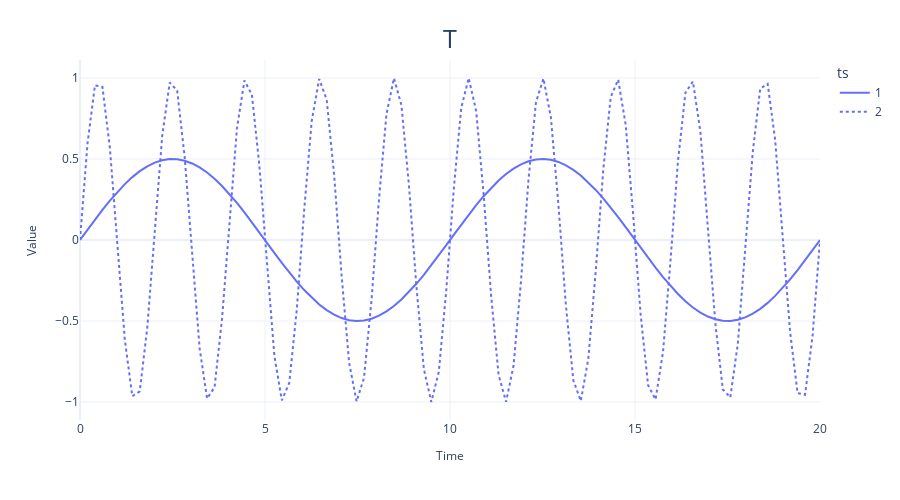

Source (notebook cell):
### Markdown cell above
### Cyclical/sinusoidal signals

Using timesynth library to introduce seasonality into the data

### Code cell
sin1 = ts.signals.Sinusoidal(amplitude=0.5, frequency=0.1)
sin2 = ts.signals.Sinusoidal(amplitude=1, frequency=0.5)

def generate_time_series(signal, noise=None):
    time_sampler = ts.TimeSampler(stop_time=20)
    regular_time_samples = time_sampler.sample_regular_time(num_points=100)
    timeseries = ts.TimeSeries(signal_generator=signal,noise_generator=noise)
    samples, signals, error = timeseries.sample(regular_time_samples)
    return samples, regular_time_samples, signals, error

samples1, rts1, signals1, errors1 = generate_time_series(signal=sin1)
samples2, rts2, signals2, errors2 = generate_time_series(signal=sin2)

plot_time_series(rts1,[samples1,samples2],label="T",legends=["1","2"])
